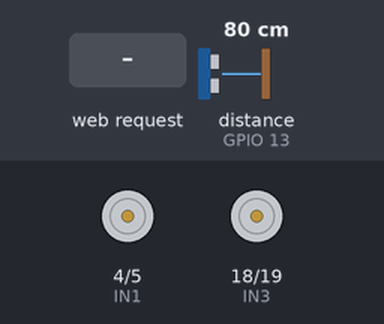
A sketch run on a simulated ESP32. Shown: motor-driver pin pairs drawn as motors (green arrow = first pin HIGH = forward, orange = second pin HIGH = backward, longer = more drive, scaled by the enable pin). Wiring (inferred from the names in the program): ultrasonic range finder: trigger GPIO 12; echo GPIO 13. The test bench sets the inputs (shaded band); at power-on: distance to the obstacle (sensor on GPIO 13) 80 cm. The echo pulse lasts 58.3 µs per cm; WiFi joins after 1.5 s; servers stay silent unless stated; what the sketch prints to the serial monitor is not drawn.

Above: at 2.7 s.
2.8 s: HTTP request GET /forward received
At 3.6 s:
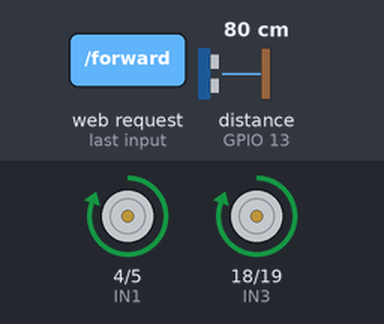
4.3 s: distance to the obstacle (sensor on GPIO 13) set to 22 cm
5.8 s: distance to the obstacle (sensor on GPIO 13) set to 18 cm
At 6.7 s:
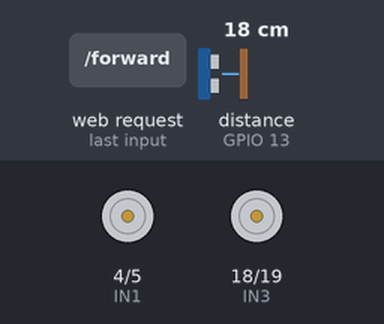
7.3 s: distance to the obstacle (sensor on GPIO 13) set to 35 cm
At 7.8 s:
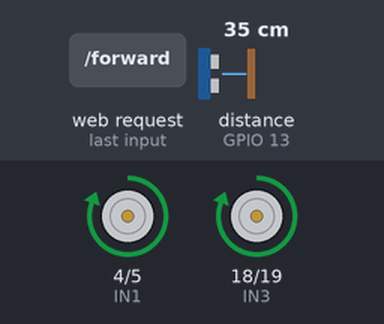
8.8 s: HTTP request GET /backward received
At 10.0 s:
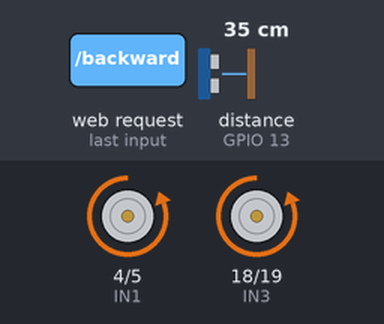
10.3 s: HTTP request GET /left received
At 11.4 s:
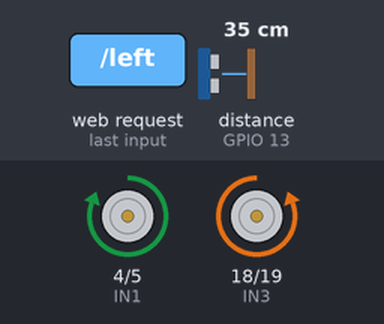
Timing chart, 0 to 12.8 s (numbered marks = the images above; inputs shaded):
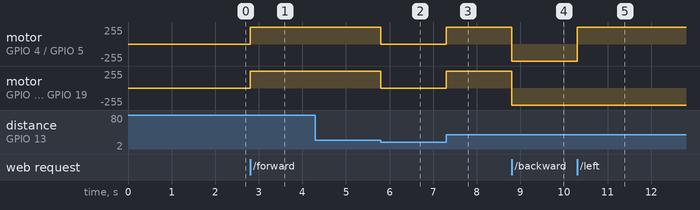

Measured:
- the behaviour switches between 21 and 20 cm on distance to the obstacle (sensor on GPIO 13) (found by bisection; images 1 and 2)
- after the input at 2.8 s, motor on GPIO 4 (IN1) / GPIO 5 (IN2), motor on GPIO 18 (IN3) / GPIO 19 (IN4): stopped → forward 255/255 at once
- after the input at 4.3 s, every drawn part: stays the same
- after the input at 5.8 s, motor on GPIO 4 (IN1) / GPIO 5 (IN2), motor on GPIO 18 (IN3) / GPIO 19 (IN4): forward 255/255 → stopped at once
- after the input at 7.3 s, motor on GPIO 4 (IN1) / GPIO 5 (IN2), motor on GPIO 18 (IN3) / GPIO 19 (IN4): stopped → forward 255/255 at once
- after the input at 8.8 s, motor on GPIO 4 (IN1) / GPIO 5 (IN2), motor on GPIO 18 (IN3) / GPIO 19 (IN4): forward 255/255 → backward 255/255 at once
- after the input at 10.3 s, motor on GPIO 4 (IN1) / GPIO 5 (IN2): backward 255/255 → forward 255/255 at once

The sketch:

motor_controller.ino
```cpp
#include <WiFi.h>
#include <WebServer.h>

// WiFi credentials
const char* ssid = "YOUR_WIFI_SSID";       // TODO: set your WiFi network name
const char* password = "YOUR_WIFI_PASSWORD";  // TODO: set your WiFi password

// Motor pins (L298N)
#define ENA 2
#define IN1 4
#define IN2 5
#define IN3 18
#define IN4 19
#define ENB 21

// Ultrasonic Sensor Pins
#define TRIG_PIN 12
#define ECHO_PIN 13

int Speed = 4095;          // Max PWM for ESP32
int SAFE_DISTANCE = 20;    // cm
#define SOUND_VELOCITY 0.034

WebServer server(80);

// Store last command for auto-resume
String lastCommand = "stop";

void setup() {
  Serial.begin(115200);

  pinMode(ENA, OUTPUT);
  pinMode(IN1, OUTPUT);
  pinMode(IN2, OUTPUT);
  pinMode(IN3, OUTPUT);
  pinMode(IN4, OUTPUT);
  pinMode(ENB, OUTPUT);

  pinMode(TRIG_PIN, OUTPUT);
  pinMode(ECHO_PIN, INPUT);

  // WiFi connect
  WiFi.begin(ssid, password);
  Serial.print("Connecting");
  while (WiFi.status() != WL_CONNECTED) {
    delay(500);
    Serial.print(".");
  }
  Serial.println("\nConnected!");
  Serial.println(WiFi.localIP());

  // Web routes
  server.on("/forward", handleForward);
  server.on("/backward", handleBackward);
  server.on("/left", handleLeft);
  server.on("/right", handleRight);
  server.on("/stop", handleStop);
  server.on("/distance", handleDistance);

  server.begin();
}

void loop() {
  server.handleClient();

  float d = getDistance();

  // If obstacle close → stop movement
  if (d > 0 && d < SAFE_DISTANCE) {
    Stop();
    return;
  }

  // If no obstacle → resume last movement
  if (lastCommand == "forward") Forward();
  else if (lastCommand == "backward") Backward();
  else if (lastCommand == "left") Left();
  else if (lastCommand == "right") Right();
  else Stop();
}

// ================= MOTOR FUNCTIONS =================
void Forward() {
  analogWrite(ENA, Speed);
  analogWrite(ENB, Speed);
  digitalWrite(IN1, HIGH);
  digitalWrite(IN2, LOW);
  digitalWrite(IN3, HIGH);
  digitalWrite(IN4, LOW);
}

void Backward() {
  analogWrite(ENA, Speed);
  analogWrite(ENB, Speed);
  digitalWrite(IN1, LOW);
  digitalWrite(IN2, HIGH);
  digitalWrite(IN3, LOW);
  digitalWrite(IN4, HIGH);
}

void Left() {
  analogWrite(ENA, Speed);
  analogWrite(ENB, Speed);
  digitalWrite(IN1, HIGH);
  digitalWrite(IN2, LOW);
  digitalWrite(IN3, LOW);
  digitalWrite(IN4, HIGH);
}

void Right() {
  analogWrite(ENA, Speed);
  analogWrite(ENB, Speed);
  digitalWrite(IN1, LOW);
  digitalWrite(IN2, HIGH);
  digitalWrite(IN3, HIGH);
  digitalWrite(IN4, LOW);
}

void Stop() {
  digitalWrite(IN1, LOW);
  digitalWrite(IN2, LOW);
  digitalWrite(IN3, LOW);
  digitalWrite(IN4, LOW);
}

// ================ ULTRASONIC SENSOR =================
float getDistance() {
  digitalWrite(TRIG_PIN, LOW);
  delayMicroseconds(2);
  digitalWrite(TRIG_PIN, HIGH);
  delayMicroseconds(10);
  digitalWrite(TRIG_PIN, LOW);

  long duration = pulseIn(ECHO_PIN, HIGH, 20000); // timeout 20ms
  if (duration == 0) return -1; // No reading

  float distanceCm = duration * SOUND_VELOCITY / 2;
  return distanceCm;
}

// ================ HTTP HANDLERS =================
void handleForward() {
  float d = getDistance();
  if (d > 0 && d < SAFE_DISTANCE) {
    Stop();
    lastCommand = "stop";
    server.send(200, "text/plain", "BLOCKED");
    return;
  }
  Forward();
  lastCommand = "forward";
  server.send(200, "text/plain", "OK");
}

void handleBackward() {
  Backward();
  lastCommand = "backward";
  server.send(200, "text/plain", "OK");
}

void handleLeft() {
  float d = getDistance();
  if (d > 0 && d < SAFE_DISTANCE) {
    Stop();
    lastCommand = "stop";
    server.send(200, "text/plain", "BLOCKED");
    return;
  }
  Left();
  lastCommand = "left";
  server.send(200, "text/plain", "OK");
}

void handleRight() {
  float d = getDistance();
  if (d > 0 && d < SAFE_DISTANCE) {
    Stop();
    lastCommand = "stop";
    server.send(200, "text/plain", "BLOCKED");
    return;
  }
  Right();
  lastCommand = "right";
  server.send(200, "text/plain", "OK");
}

void handleStop() {
  Stop();
  lastCommand = "stop";
  server.send(200, "text/plain", "OK");
}

void handleDistance() {
  float d = getDistance();
  server.send(200, "text/plain", String(d));
}
```
